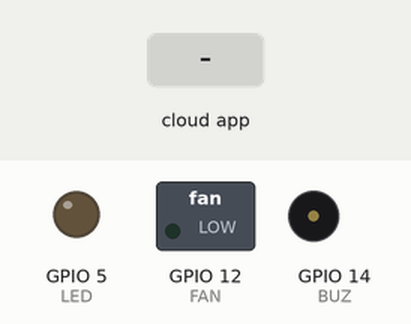
Recording of a sketch running on a simulated ESP8266 (NodeMCU). Parts: switched loads named in the sketch (green lamp = pin HIGH), output pins drawn as LEDs (lit = HIGH), buzzer (waves = sounding, pin HIGH). The test bench sets the inputs (shaded band). WiFi joins after 1.5 s; servers stay silent unless stated.

Above: at 2.7 s.
2.8 s: the phone or cloud app sets fan to 1
At 4.2 s:
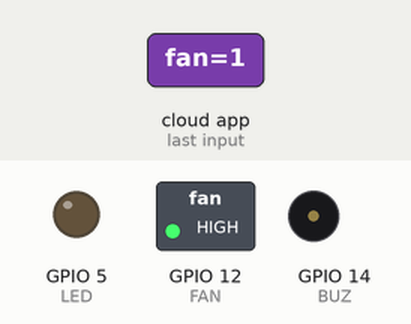
4.5 s: the phone or cloud app sets led1 to 1
At 5.5 s:
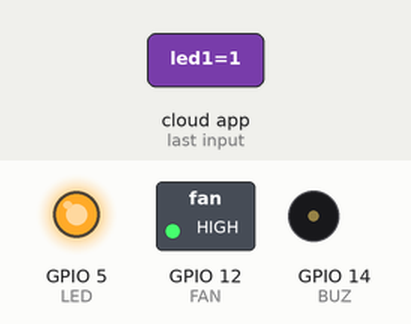
6.0 s: the phone or cloud app sets buzzer to 1
At 6.6 s:
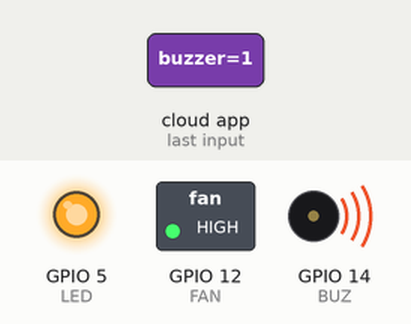
7.5 s: the phone or cloud app sets fan to 0
At 7.8 s:
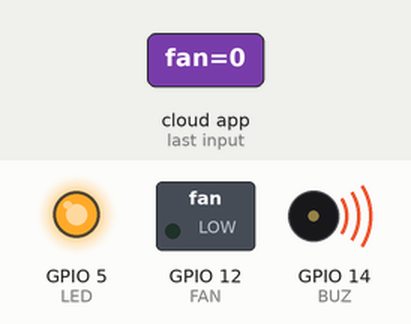
9.0 s: the phone or cloud app sets led1 to 0
At 10.1 s:
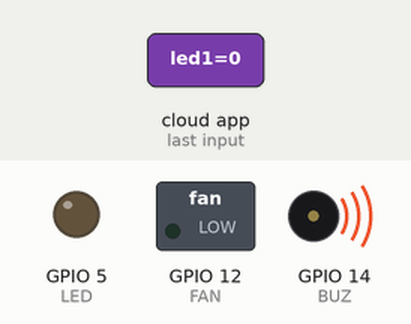
10.5 s: the phone or cloud app sets fan to 1
At 11.3 s:
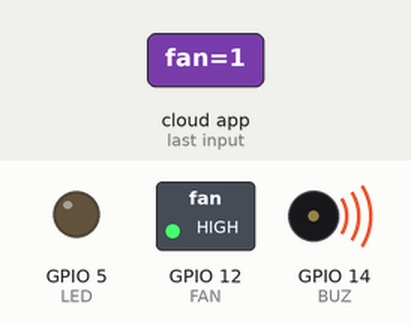
Timing chart, 0 to 13.0 s (numbered marks = the images above; inputs shaded):
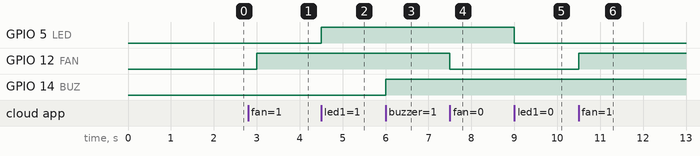

The sketch:

aug08a.ino
```cpp
#include "arduino_secrets.h"
/*
  Sketch generated by the Arduino IoT Cloud Thing "Untitled"
  https://create.arduino.cc/cloud/things/57a40c50-11c7-4f92-ab17-6155b9ef2e7a

  Arduino IoT Cloud Variables description

  The following variables are automatically generated and updated when changes are made to the Thing

  CloudSwitch fan;
  CloudSwitch led1;
  CloudSwitch buzzer;
  CloudTemperatureSensor temperature;
  float humidity;

  Variables which are marked as READ/WRITE in the Cloud Thing will also have functions
  which are called when their values are changed from the Dashboard.
  These functions are generated with the Thing and added at the end of this sketch.
*/

#include "thingProperties.h"


//#define GAS 16
#define LED 5
#define FAN 12
#define BUZ 14

void setup() {
  // Initialize serial and wait for port to open:
  Serial.begin(9600);
  //pinMode(GAS,INPUT);
  // This delay gives the chance to wait for a Serial Monitor without blocking if none is found
  delay(1500);

  // Defined in thingProperties.h
  initProperties();

  // Connect to Arduino IoT Cloud
  ArduinoCloud.begin(ArduinoIoTPreferredConnection);

  /*
     The following function allows you to obtain more information
     related to the state of network and IoT Cloud connection and errors
     the higher number the more granular information you’ll get.
     The default is 0 (only errors).
     Maximum is 4
 */
  setDebugMessageLevel(2);
  ArduinoCloud.printDebugInfo();
}

void loop() {
  ArduinoCloud.update();
  // Your code here
  pinMode(FAN,OUTPUT);
  pinMode(LED,OUTPUT);
  pinMode(BUZ,OUTPUT);
 // flame=digitalRead(GAS);

}


void onFanChange() {
  // Do something
    if(fan){
    digitalWrite(FAN, HIGH);
  }
  else{
    digitalWrite(FAN, LOW);
  }
}


void onLed1Change() {
  // Do something
    if(led1){
    digitalWrite(LED, HIGH);
  }
  else{
    digitalWrite(LED, LOW);
  }
}


void onBuzzerChange() {
  // Do something
    if(buzzer){
    digitalWrite(BUZ, HIGH);
  }
  else{
    digitalWrite(BUZ, LOW);
  }

}

/*
void onColorChange() {
  // Do something
}*/
```

arduino_secrets.h
```cpp
#define SECRET_SSID "type the SSID pass key"
#define SECRET_PASS "type the secret passcode"
#define SECRET_DEVICE_KEY "type the device key"
```

thingProperties.h
```cpp
// Code generated by Arduino IoT Cloud, DO NOT EDIT.

#include <ArduinoIoTCloud.h>
#include <Arduino_ConnectionHandler.h>


const char THING_ID[]           = "57a40c50-11c7-4f92-ab17-6155b9ef2e7a";
const char DEVICE_LOGIN_NAME[]  = "d0237d17-0960-4d76-8179-73db8c70bfa9";

const char SSID[]               = SECRET_SSID;    // Network SSID (name)
const char PASS[]               = SECRET_PASS;    // Network password (use for WPA, or use as key for WEP)
const char DEVICE_KEY[]  = SECRET_DEVICE_KEY;    // Secret device password

void onFanChange();
void onLed1Change();
void onBuzzerChange();

CloudSwitch fan;
CloudSwitch led1;
CloudSwitch buzzer;
CloudTemperatureSensor temperature;
float humidity;

void initProperties(){

  ArduinoCloud.setBoardId(DEVICE_LOGIN_NAME);
  ArduinoCloud.setSecretDeviceKey(DEVICE_KEY);
  ArduinoCloud.setThingId(THING_ID);
  ArduinoCloud.addProperty(fan, READWRITE, ON_CHANGE, onFanChange);
  ArduinoCloud.addProperty(led1, READWRITE, ON_CHANGE, onLed1Change);
  ArduinoCloud.addProperty(buzzer, READWRITE, ON_CHANGE, onBuzzerChange);
  ArduinoCloud.addProperty(temperature, READ, ON_CHANGE, NULL);
  ArduinoCloud.addProperty(humidity, READ, ON_CHANGE, NULL);

}

WiFiConnectionHandler ArduinoIoTPreferredConnection(SSID, PASS);
```

Measured:
- after the input at 2.8 s, GPIO 12 (FAN): LOW → HIGH after 0.20 s
- after the input at 4.5 s, GPIO 5 (LED): LOW → HIGH at once
- after the input at 6.0 s, GPIO 14 (BUZ): LOW → HIGH at once
- after the input at 7.5 s, GPIO 12 (FAN): HIGH → LOW at once
- after the input at 9.0 s, GPIO 5 (LED): HIGH → LOW at once
- after the input at 10.5 s, GPIO 12 (FAN): LOW → HIGH at once
